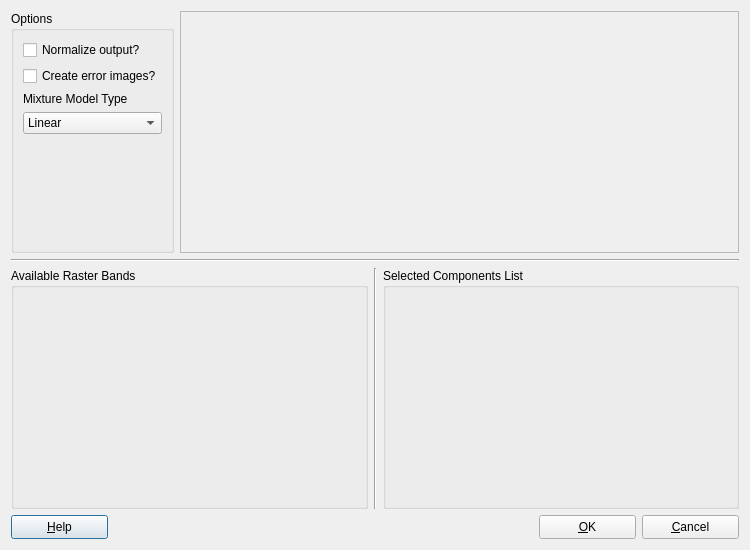
<?xml version="1.0" encoding="UTF-8"?>
<ui version="4.0">
 <class>MixtureModelForm</class>
 <widget class="QDialog" name="MixtureModelForm">
  <property name="geometry">
   <rect>
    <x>0</x>
    <y>0</y>
    <width>750</width>
    <height>550</height>
   </rect>
  </property>
  <property name="sizePolicy">
   <sizepolicy hsizetype="Preferred" vsizetype="Preferred">
    <horstretch>0</horstretch>
    <verstretch>0</verstretch>
   </sizepolicy>
  </property>
  <property name="minimumSize">
   <size>
    <width>500</width>
    <height>300</height>
   </size>
  </property>
  <property name="maximumSize">
   <size>
    <width>5000</width>
    <height>5000</height>
   </size>
  </property>
  <property name="windowTitle">
   <string>Raster Classifier</string>
  </property>
  <property name="layoutDirection">
   <enum>Qt::LeftToRight</enum>
  </property>
  <layout class="QVBoxLayout" name="verticalLayout_2">
   <item>
    <layout class="QHBoxLayout" name="horizontalLayout_2">
     <item>
      <widget class="QGroupBox" name="groupBox">
       <property name="sizePolicy">
        <sizepolicy hsizetype="Minimum" vsizetype="Preferred">
         <horstretch>0</horstretch>
         <verstretch>0</verstretch>
        </sizepolicy>
       </property>
       <property name="autoFillBackground">
        <bool>false</bool>
       </property>
       <property name="title">
        <string>Options</string>
       </property>
       <property name="flat">
        <bool>true</bool>
       </property>
       <layout class="QVBoxLayout" name="verticalLayout_3">
        <item>
         <layout class="QVBoxLayout" name="verticalLayout">
          <item>
           <widget class="QCheckBox" name="m_normalizeOutputCheckBox">
            <property name="text">
             <string>Normalize output?</string>
            </property>
           </widget>
          </item>
          <item>
           <widget class="QCheckBox" name="m_createErrorRasterCheckBox">
            <property name="toolTip">
             <string/>
            </property>
            <property name="text">
             <string>Create error images?</string>
            </property>
           </widget>
          </item>
          <item>
           <widget class="QLabel" name="label">
            <property name="text">
             <string>Mixture Model Type</string>
            </property>
           </widget>
          </item>
          <item>
           <widget class="QComboBox" name="m_mmTypeComboBox">
            <property name="sizePolicy">
             <sizepolicy hsizetype="Ignored" vsizetype="Fixed">
              <horstretch>0</horstretch>
              <verstretch>0</verstretch>
             </sizepolicy>
            </property>
            <property name="accessibleDescription">
             <string/>
            </property>
            <item>
             <property name="text">
              <string>Linear</string>
             </property>
            </item>
            <item>
             <property name="text">
              <string>PCA - Principal Component Analysis</string>
             </property>
            </item>
           </widget>
          </item>
          <item>
           <spacer name="verticalSpacer">
            <property name="orientation">
             <enum>Qt::Vertical</enum>
            </property>
            <property name="sizeHint" stdset="0">
             <size>
              <width>20</width>
              <height>40</height>
             </size>
            </property>
           </spacer>
          </item>
         </layout>
        </item>
       </layout>
      </widget>
     </item>
     <item>
      <widget class="QFrame" name="m_rasterFrame">
       <property name="sizePolicy">
        <sizepolicy hsizetype="Expanding" vsizetype="Preferred">
         <horstretch>0</horstretch>
         <verstretch>0</verstretch>
        </sizepolicy>
       </property>
       <property name="minimumSize">
        <size>
         <width>0</width>
         <height>0</height>
        </size>
       </property>
       <property name="maximumSize">
        <size>
         <width>5000</width>
         <height>5000</height>
        </size>
       </property>
       <property name="cursor">
        <cursorShape>CrossCursor</cursorShape>
       </property>
       <property name="toolTip">
        <string>Use mouse scrool zooming in/out and hit space bar to select a component.</string>
       </property>
       <property name="statusTip">
        <string/>
       </property>
       <property name="whatsThis">
        <string/>
       </property>
       <property name="accessibleName">
        <string/>
       </property>
       <property name="accessibleDescription">
        <string/>
       </property>
       <property name="frameShape">
        <enum>QFrame::StyledPanel</enum>
       </property>
       <property name="frameShadow">
        <enum>QFrame::Raised</enum>
       </property>
      </widget>
     </item>
    </layout>
   </item>
   <item>
    <widget class="Line" name="line_2">
     <property name="orientation">
      <enum>Qt::Horizontal</enum>
     </property>
    </widget>
   </item>
   <item>
    <layout class="QHBoxLayout" name="horizontalLayout_3">
     <item>
      <widget class="QGroupBox" name="m_bandsListGroupBox">
       <property name="sizePolicy">
        <sizepolicy hsizetype="Preferred" vsizetype="MinimumExpanding">
         <horstretch>0</horstretch>
         <verstretch>0</verstretch>
        </sizepolicy>
       </property>
       <property name="minimumSize">
        <size>
         <width>0</width>
         <height>0</height>
        </size>
       </property>
       <property name="title">
        <string>Available Raster Bands</string>
       </property>
      </widget>
     </item>
     <item>
      <widget class="Line" name="line">
       <property name="orientation">
        <enum>Qt::Vertical</enum>
       </property>
      </widget>
     </item>
     <item>
      <widget class="QGroupBox" name="m_componentsListGroupBox">
       <property name="minimumSize">
        <size>
         <width>0</width>
         <height>0</height>
        </size>
       </property>
       <property name="title">
        <string>Selected Components List</string>
       </property>
      </widget>
     </item>
    </layout>
   </item>
   <item>
    <layout class="QHBoxLayout" name="horizontalLayout">
     <item>
      <widget class="QPushButton" name="m_helpPushButton">
       <property name="sizePolicy">
        <sizepolicy hsizetype="Fixed" vsizetype="Fixed">
         <horstretch>0</horstretch>
         <verstretch>0</verstretch>
        </sizepolicy>
       </property>
       <property name="minimumSize">
        <size>
         <width>97</width>
         <height>24</height>
        </size>
       </property>
       <property name="text">
        <string>&amp;Help</string>
       </property>
      </widget>
     </item>
     <item>
      <spacer name="horizontalSpacer">
       <property name="orientation">
        <enum>Qt::Horizontal</enum>
       </property>
       <property name="sizeHint" stdset="0">
        <size>
         <width>136</width>
         <height>20</height>
        </size>
       </property>
      </spacer>
     </item>
     <item>
      <widget class="QPushButton" name="m_okPushButton">
       <property name="sizePolicy">
        <sizepolicy hsizetype="Fixed" vsizetype="Fixed">
         <horstretch>0</horstretch>
         <verstretch>0</verstretch>
        </sizepolicy>
       </property>
       <property name="minimumSize">
        <size>
         <width>97</width>
         <height>24</height>
        </size>
       </property>
       <property name="text">
        <string>&amp;OK</string>
       </property>
      </widget>
     </item>
     <item>
      <widget class="QPushButton" name="m_cancelPushButton">
       <property name="sizePolicy">
        <sizepolicy hsizetype="Fixed" vsizetype="Fixed">
         <horstretch>0</horstretch>
         <verstretch>0</verstretch>
        </sizepolicy>
       </property>
       <property name="minimumSize">
        <size>
         <width>97</width>
         <height>24</height>
        </size>
       </property>
       <property name="text">
        <string>&amp;Cancel</string>
       </property>
      </widget>
     </item>
    </layout>
   </item>
  </layout>
 </widget>
 <resources/>
 <connections>
  <connection>
   <sender>m_cancelPushButton</sender>
   <signal>clicked()</signal>
   <receiver>MixtureModelForm</receiver>
   <slot>close()</slot>
   <hints>
    <hint type="sourcelabel">
     <x>388</x>
     <y>361</y>
    </hint>
    <hint type="destinationlabel">
     <x>224</x>
     <y>189</y>
    </hint>
   </hints>
  </connection>
 </connections>
</ui>
